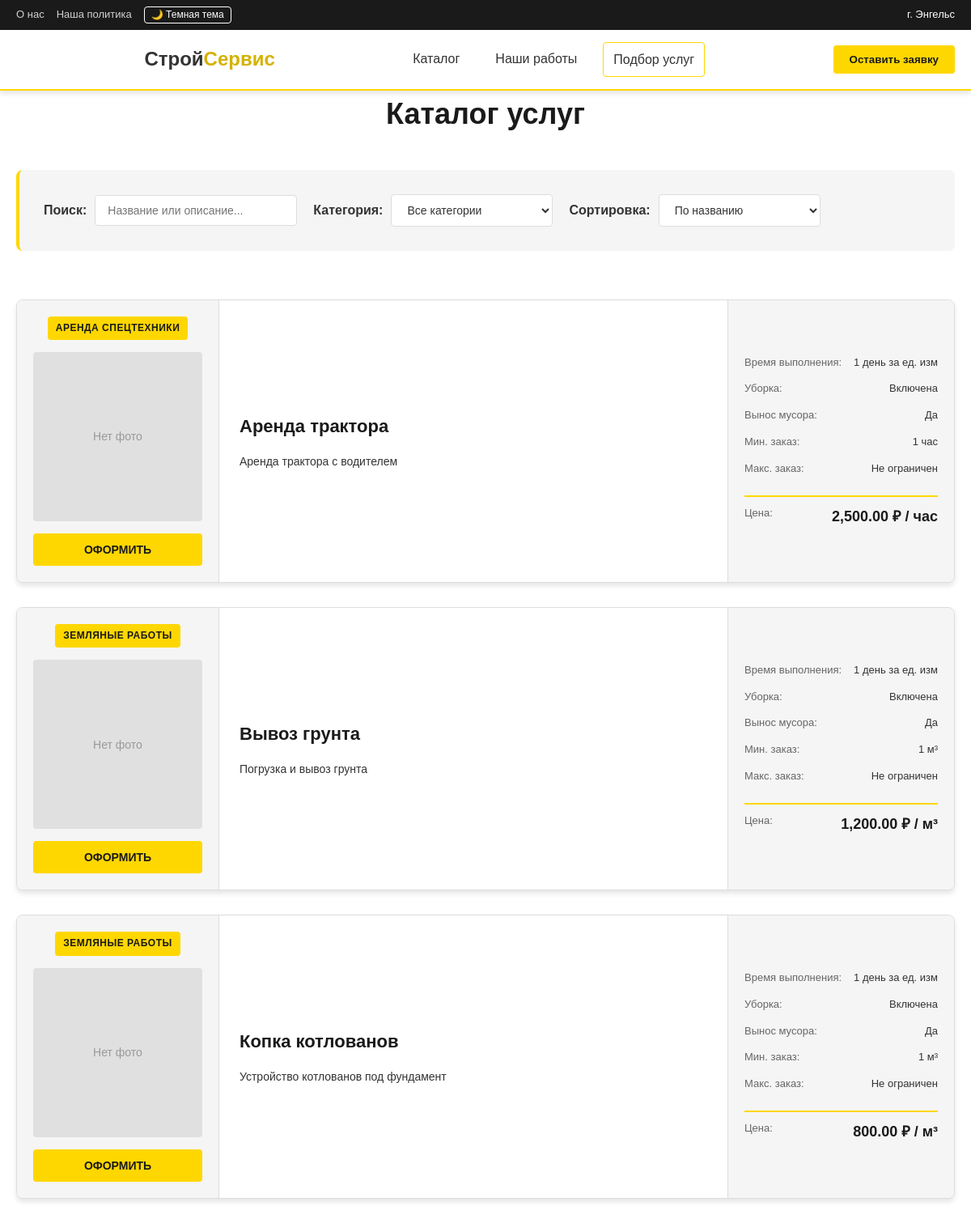
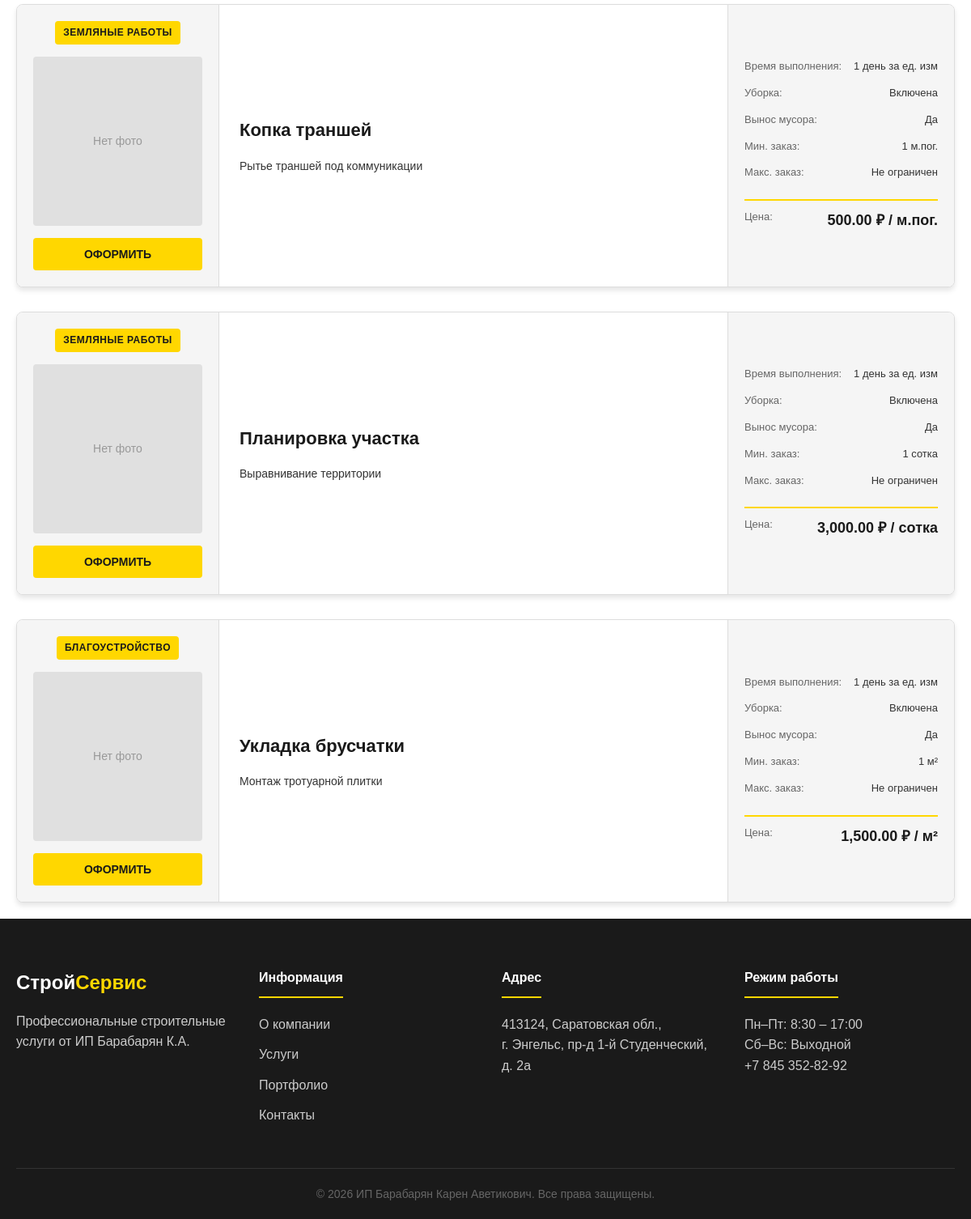
/pages/user/catalog.php, run on the app's committed database (2 pictures, top to bottom).
### tables this page shows
CREATE TABLE IF NOT EXISTS Services (
    ID_services INT AUTO_INCREMENT PRIMARY KEY,
    Name VARCHAR(255) NOT NULL,
    Description TEXT,
    Unit VARCHAR(255),
    Price FLOAT,
    Category INT,
    Relevance ENUM('да', 'Нет') DEFAULT 'да',
    Photo TEXT,
    FOREIGN KEY (Category) REFERENCES Category(ID_category) ON DELETE SET NULL
);

CREATE TABLE IF NOT EXISTS Category (
    ID_category INT AUTO_INCREMENT PRIMARY KEY,
    Name VARCHAR(255) NOT NULL,
    Description TEXT
);

### pages/user/catalog.php (the view, shortened to what this page needs)
<?php
require_once '../../i/WebsiteBackend/db.php';
$search_query = isset($_GET['search']) ? trim($_GET['search']) : '';
$sort_by = isset($_GET['sort']) ? $_GET['sort'] : 'name';
$sql = "SELECT s.*, c.Name as category_name
        FROM Services s
        LEFT JOIN Category c ON s.Category = c.ID_category
        WHERE s.Relevance = 'да'";
$params = [];
switch ($sort_by) {
    case 'name':
    default:
        $sql .= " ORDER BY s.Name";
        break;
}
try {
    $stmt = $pdo->prepare($sql);
    $stmt->execute($params);
    $services = $stmt->fetchAll(PDO::FETCH_ASSOC);
} catch (PDOException $e) {
    error_log('Ошибка при загрузке услуг: ' . $e->getMessage());
    $services = [];
}
include 'includes/header.php';
?>
<div class="container">
    <h1 class="page-title">Каталог услуг</h1>
    <section class="filters-section">
        <div class="filters-wrapper">
            <form method="GET" action="" class="filters-form">
                <div class="filter-group">
                    <label for="search">Поиск:</label>
                    <input type="text" name="search" id="search" placeholder="Название или описание..." value="<?= htmlspecialchars($search_query) ?>">
                </div>
                <div class="filter-group">
                    <label for="category">Категория:</label>
                    <select name="category" id="category" onchange="this.form.submit()">
                        <option value="0">Все категории</option>
                    </select>
                </div>
                <div class="filter-group">
                    <label for="sort">Сортировка:</label>
                    <select name="sort" id="sort" onchange="this.form.submit()">
                        <option value="name" <?= $sort_by == 'name' ? 'selected' : '' ?>>По названию</option>
                    </select>
                </div>
            </form>
        </div>
    </section>
    <section class="catalog-section">
        <?php if (empty($services)): ?>
            <p class="no-services">Услуги не найдены.</p>
        <?php else: ?>
            <div class="services-grid">
                <?php foreach ($services as $service): ?>
                    <div class="service-card" onclick="window.location.href='service_detail.php?id=<?= $service['ID_services'] ?>'">
                        <div class="service-left">
                            <span class="service-type"><?= htmlspecialchars($service['category_name'] ?? 'Услуга') ?></span>
                            <div class="service-photo">
                                <?php if (!empty($service['Photo']) && file_exists('../../uploads/' . $service['Photo'])): ?>
                                    <img src="../../uploads/<?= htmlspecialchars($service['Photo']) ?>" alt="<?= htmlspecialchars($service['Name']) ?>">
                                <?php else: ?>
                                    <div class="photo-placeholder">Нет фото</div>
                                <?php endif; ?>
                            </div>
                            <button class="btn-order" data-id="<?= $service['ID_services'] ?>"
                                    data-name="<?= htmlspecialchars($service['Name']) ?>"
                                    data-price="<?= $service['Price'] ?>"
                                    data-unit="<?= htmlspecialchars($service['Unit']) ?>"
                                    onclick="event.stopPropagation()">
                                Оформить
                            </button>
                        </div>
                        <div class="service-center">
                            <h3 class="service-title"><a href="service_detail.php?id=<?= $service['ID_services'] ?>" style="color: inherit; text-decoration: none;"><?= htmlspecialchars($service['Name']) ?></a></h3>
                            <p class="service-description"><?= nl2br(htmlspecialchars($service['Description'])) ?></p>
                        </div>
                        <div class="service-right">
                            <div class="info-item">
                                <span class="info-label">Время выполнения:</span>
                                <span class="info-value">1 день за ед. изм</span>
                            </div>
                            <div class="info-item">
                                <span class="info-label">Уборка:</span>
                                <span class="info-value">Включена</span>
                            </div>
                            <div class="info-item">
                                <span class="info-label">Вынос мусора:</span>
                                <span class="info-value">Да</span>
                            </div>
                            <div class="info-item">
                                <span class="info-label">Мин. заказ:</span>
                                <span class="info-value">1 <?= htmlspecialchars($service['Unit']) ?></span>
                            </div>
                            <div class="info-item">
                                <span class="info-label">Макс. заказ:</span>
                                <span class="info-value">Не ограничен</span>
                            </div>
                            <div class="info-item price-item">
                                <span class="info-label">Цена:</span>
                                <span class="info-value price"><?= number_format($service['Price'], 2) ?> ₽ / <?= htmlspecialchars($service['Unit']) ?></span>
                            </div>
                        </div>
                    </div>
                <?php endforeach; ?>
            </div>
        <?php endif; ?>
    </section>
</div>
<?php include 'includes/footer.php'; ?>

### i/Styles/main.css (style rules this page uses)
* { margin: 0; padding: 0; box-sizing: border-box; }
:root { --primary-yellow: #FFD700; --primary-dark: #1A1A1A; --text-light: #FFFFFF; --text-dark: #333333; --bg-light: #FFFFFF; --bg-gray: #F5F5F5; --border-color: #DDDDDD; --shadow: 0 4px 6px rgba(0,0,0,0.1); }
body { font-family: 'Arial', sans-serif; background-color: var(--bg-light); color: var(--text-dark); line-height: 1.6; transition: background-color 0.3s, color 0.3s; }
.container { max-width: 1200px; margin: 0 auto; padding: 0 20px; }
.page-title { font-size: 36px; text-align: center; margin-bottom: 40px; color: var(--primary-dark); }
.filters-section { background-color: var(--bg-gray); padding: 30px; border-radius: 8px; margin-bottom: 40px; border-left: 4px solid var(--primary-yellow); }
.filters-wrapper { width: 100%; }
.filters-form { display: flex; gap: 20px; align-items: center; flex-wrap: wrap; }
.filter-group { display: flex; align-items: center; gap: 10px; }
.filter-group label { font-weight: 600; color: var(--text-dark); }
.filter-group select, .filter-group input[type="text"] { padding: 10px 15px; border: 1px solid var(--border-color); border-radius: 4px; background-color: var(--bg-light); color: var(--text-dark); font-size: 14px; min-width: 200px; cursor: pointer; }
.filter-group input[type="text"] { min-width: 250px; }
.catalog-section { padding: 20px 0; }
.services-grid { display: grid; gap: 30px; }
.service-card { background-color: var(--bg-light); border-radius: 8px; box-shadow: var(--shadow); display: grid; grid-template-columns: 250px 1fr 280px; gap: 0; overflow: hidden; border: 1px solid var(--border-color); transition: transform 0.3s, box-shadow 0.3s; }
.service-left { background-color: var(--bg-gray); padding: 20px; display: flex; flex-direction: column; align-items: center; gap: 15px; border-right: 1px solid var(--border-color); }
.service-type { font-size: 12px; text-transform: uppercase; color: #666; font-weight: 600; letter-spacing: 0.5px; background-color: var(--primary-yellow); padding: 5px 10px; border-radius: 4px; color: var(--primary-dark); }
.service-photo { width: 100%; aspect-ratio: 1; background-color: #e0e0e0; border-radius: 4px; overflow: hidden; display: flex; align-items: center; justify-content: center; }
.photo-placeholder { color: #999; font-size: 14px; text-align: center; padding: 10px; }
.btn-order { width: 100%; padding: 12px 20px; background-color: var(--primary-yellow); color: var(--primary-dark); border: none; border-radius: 4px; font-weight: bold; font-size: 14px; cursor: pointer; transition: all 0.3s; text-transform: uppercase; }
.service-center { padding: 25px; display: flex; flex-direction: column; justify-content: center; }
.service-title { font-size: 22px; color: var(--primary-dark); margin-bottom: 15px; font-weight: bold; }
.service-description { color: var(--text-dark); line-height: 1.6; font-size: 14px; }
.service-right { padding: 20px; background-color: var(--bg-gray); border-left: 1px solid var(--border-color); display: flex; flex-direction: column; justify-content: center; gap: 12px; }
.info-item { display: flex; justify-content: space-between; align-items: flex-start; gap: 10px; font-size: 13px; }
.info-label { color: #666; font-weight: 500; flex-shrink: 0; }
.info-value { color: var(--text-dark); text-align: right; flex-grow: 1; }
.price-item { margin-top: 10px; padding-top: 10px; border-top: 2px solid var(--primary-yellow); }
.price-item .info-value { font-size: 18px; font-weight: bold; color: var(--primary-dark); }
.price { color: var(--primary-dark) !important; }

### data on the page
services: Category.Name "АРЕНДА СПЕЦТЕХНИКИ", Photo "Нет фото", Name "Аренда трактора", Description "Аренда трактора с водителем", Unit "час", Price "2,500.00"
services: Category.Name "ЗЕМЛЯНЫЕ РАБОТЫ", Photo "Нет фото", Name "Вывоз грунта", Description "Погрузка и вывоз грунта", Unit "м³", Price "1,200.00"
services: Category.Name "ЗЕМЛЯНЫЕ РАБОТЫ", Photo "Нет фото", Name "Копка котлованов", Description "Устройство котлованов под фундамент", Unit "м³", Price "800.00"
services: Category.Name "ЗЕМЛЯНЫЕ РАБОТЫ", Photo "Нет фото", Name "Копка траншей", Description "Рытье траншей под коммуникации", Unit "м.пог.", Price "500.00"
services: Category.Name "ЗЕМЛЯНЫЕ РАБОТЫ", Photo "Нет фото", Name "Планировка участка", Description "Выравнивание территории", Unit "сотка", Price "3,000.00"
services: Category.Name "БЛАГОУСТРОЙСТВО", Photo "Нет фото", Name "Укладка брусчатки", Description "Монтаж тротуарной плитки", Unit "м²", Price "1,500.00"
